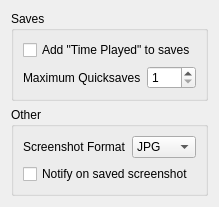
     <widget class="QWidget" name="Miscellaneous">
      <attribute name="title">
       <string>Miscellaneous</string>
      </attribute>
      <layout class="QVBoxLayout" name="scrollAreaVerticalLayout">
       <item>
        <widget class="QGroupBox" name="savesGroup">
         <property name="title">
          <string>Saves</string>
         </property>
         <layout class="QVBoxLayout" name="savesGroupVerticalLayout">
          <item>
           <widget class="QCheckBox" name="timePlayedCheckbox">
            <property name="toolTip">
             <string>&lt;html&gt;&lt;head/&gt;&lt;body&gt;&lt;p&gt;This setting determines whether the amount of the time the player has spent playing will be displayed for each saved game in the Load menu.&lt;/p&gt;&lt;/body&gt;&lt;/html&gt;</string>
            </property>
            <property name="text">
             <string>Add &quot;Time Played&quot; to saves</string>
            </property>
           </widget>
          </item>
          <item>
           <layout class="QHBoxLayout" name="maximumQuicksavesLayout">
            <item>
             <widget class="QLabel" name="maximumQuicksavesLabel">
              <property name="text">
               <string>Maximum Quicksaves</string>
              </property>
             </widget>
            </item>
            <item>
             <widget class="QSpinBox" name="maximumQuicksavesComboBox">
              <property name="minimum">
               <number>1</number>
              </property>
             </widget>
            </item>
           </layout>
          </item>
         </layout>
        </widget>
       </item>
       <item>
        <widget class="QGroupBox" name="otherGroup">
         <property name="title">
          <string>Other</string>
         </property>
         <layout class="QVBoxLayout" name="otherGroupVerticalLayout">
          <item>
           <layout class="QHBoxLayout" name="screenshotFormatLayout">
            <item>
             <widget class="QLabel" name="screenshotFormatLabel">
              <property name="text">
               <string>Screenshot Format</string>
              </property>
             </widget>
            </item>
            <item>
             <widget class="QComboBox" name="screenshotFormatComboBox">
              <item>
               <property name="text">
                <string>JPG</string>
               </property>
              </item>
              <item>
               <property name="text">
                <string>PNG</string>
               </property>
              </item>
              <item>
               <property name="text">
                <string>TGA</string>
               </property>
              </item>
             </widget>
            </item>
           </layout>
          </item>
          <item>
           <widget class="QCheckBox" name="notifyOnSavedScreenshotCheckBox">
            <property name="text">
             <string>Notify on saved screenshot</string>
            </property>
           </widget>
          </item>
         </layout>
        </widget>
       </item>
       <item>
        <spacer>
         <property name="orientation">
          <enum>Qt::Vertical</enum>
         </property>
         <property name="sizeHint" stdset="0">
          <size>
           <width>0</width>
           <height>0</height>
          </size>
         </property>
        </spacer>
       </item>
      </layout>
     </widget>
